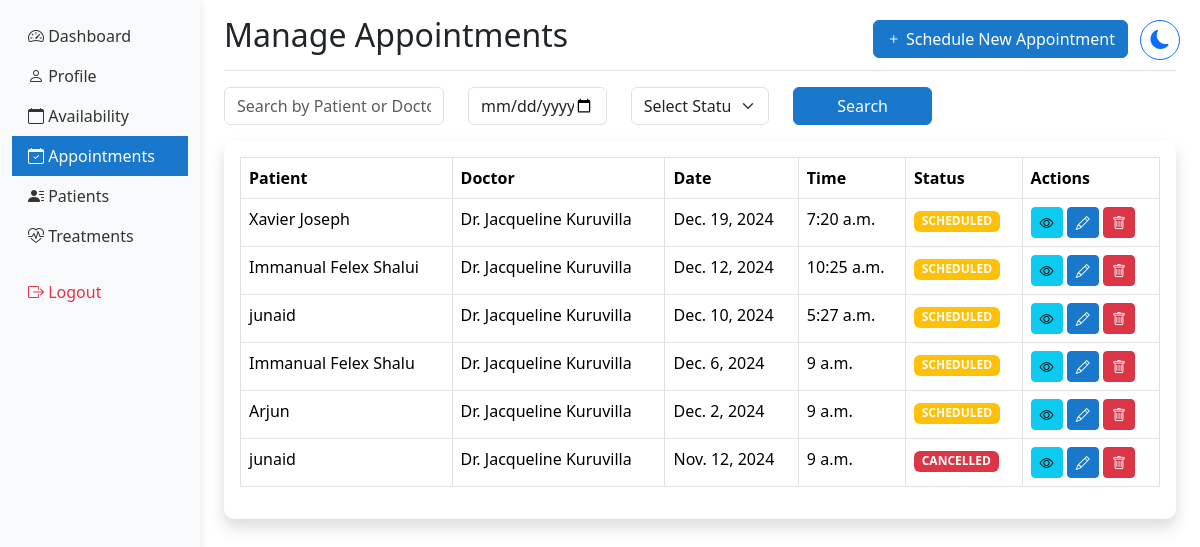
Page /appointments/ (signed in) on the earlier database version.
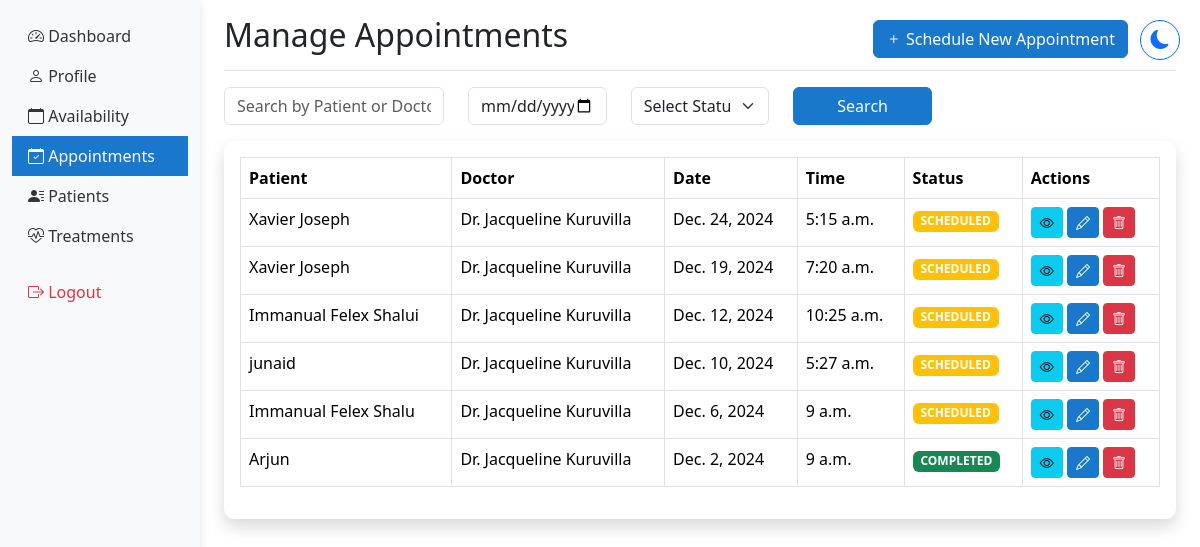
Same page on the later database version.
### hmsapp/models.py (models this page shows, shortened)
class Appointment(models.Model):
    APPOINTMENT_STATUS = [
        ('SCHEDULED', 'Scheduled'),
        ('COMPLETED', 'Completed'),
        ('CANCELLED', 'Cancelled'),
        ('NO_SHOW', 'No Show'),
    ]
    appointment_id = models.CharField(max_length=10, unique=True, null=True, blank=True, default=None)
    patient = models.ForeignKey(Patient, on_delete=models.CASCADE)
    doctor = models.ForeignKey(DoctorProfile, on_delete=models.CASCADE)
    appointment_date = models.DateField()
    appointment_time = models.TimeField()
    status = models.CharField(max_length=20, choices=APPOINTMENT_STATUS, default='SCHEDULED')
    notes = models.TextField(blank=True)
    phone_number = models.CharField(max_length=15, validators=[phone_regex], null=True, blank=True)
    medical_records = models.FileField(upload_to='medical_records/', null=True, blank=True)
    google_calendar_event_id = models.CharField(max_length=100, blank=True, null=True)
    created_at = models.DateTimeField(auto_now_add=True)
    updated_at = models.DateTimeField(auto_now=True)
    class Meta:
        ordering = ['-appointment_date', '-appointment_time']

class Patient(models.Model):
    BLOOD_GROUPS = [
        ('A+', 'A+'), ('A-', 'A-'),
        ('B+', 'B+'), ('B-', 'B-'),
        ('O+', 'O+'), ('O-', 'O-'),
        ('AB+', 'AB+'), ('AB-', 'AB-'),
    ]
    GENDER_CHOICES = [
        ('MALE', 'Male'),
        ('FEMALE', 'Female'),
        ('OTHER', 'Other'),
    ]
    user = models.OneToOneField(User, on_delete=models.CASCADE)  # Changed to OneToOneField
    patient_name = models.CharField(max_length=100)  # Removed blank=True
    date_of_birth = models.DateField()
    blood_group = models.CharField(max_length=5, choices=BLOOD_GROUPS)  # Added choices
    gender = models.CharField(max_length=10, choices=GENDER_CHOICES)  # Added choices
    nationality = models.CharField(max_length=50)
    referred_by = models.CharField(max_length=100, blank=True)
    phone_number = models.CharField(max_length=15, validators=[phone_regex])
    address = models.TextField(blank=True)
    emergency_contact_name = models.CharField(max_length=100)
    emergency_contact_phone = models.CharField(max_length=15, validators=[phone_regex])
    medical_history = models.TextField(blank=True)
    drug_allergies = models.TextField(blank=True)
    food_allergies = models.TextField(blank=True)
    created_at = models.DateTimeField(auto_now_add=True)
    updated_at = models.DateTimeField(auto_now=True)
    patient_id = models.CharField(max_length=9, unique=True, blank=True)
    profile_picture = models.ImageField(
        upload_to='patients/profile_pics/',
        null=True,
        blank=True,
        validators=[FileExtensionValidator(['jpg', 'jpeg', 'png'])]
    )
    age = models.IntegerField(null=True, blank=True)

class DoctorProfile(models.Model):
    user = models.OneToOneField(User, on_delete=models.CASCADE)
    specialty = models.ForeignKey('Specialty', on_delete=models.SET_NULL, null=True)
    license_number = models.CharField(max_length=50, unique=True)
    phone_number = models.CharField(max_length=15, validators=[phone_regex])
    address = models.TextField(blank=True)
    doctor_id = models.CharField(max_length=6, unique=True, blank=True)
    profile_picture = models.ImageField(
        upload_to='doctors/profile_pics/',
        null=True,
        blank=True,
        validators=[FileExtensionValidator(['jpg', 'jpeg', 'png'])]
    )
    google_calendar_enabled = models.BooleanField(default=False)
    google_calendar_credentials = models.JSONField(null=True, blank=True)
    created_at = models.DateTimeField(auto_now_add=True)
    updated_at = models.DateTimeField(auto_now=True)

### hmsapp/views.py (the view, shortened to what this page needs)
# urls.py: path('appointments/', views.manage_appointments, name='manage_appointments'),
@login_required
@user_passes_test(lambda u: u.groups.filter(name__in=['Staff', 'Administrators', 'Doctors']).exists())
def manage_appointments(request):
    search = request.GET.get('search', '')
    date_filter = request.GET.get('date', '')
    status_filter = request.GET.get('status', '')
    appointments = Appointment.objects.all()
    if search:
        appointments = appointments.filter(
            Q(patient__patient_name__icontains=search) |
            Q(doctor__user__first_name__icontains=search) |
            Q(doctor__user__last_name__icontains=search)
        )
    if date_filter:
        appointments = appointments.filter(appointment_date=date_filter)
    if status_filter:
        appointments = appointments.filter(status=status_filter)
    context = {
        'appointments': appointments.order_by('-appointment_date', '-appointment_time'),
        'doctors': DoctorProfile.objects.all(),
        'patients': Patient.objects.all(),
        'today': date.today(),
        'gender_choices': Patient.GENDER_CHOICES,
        'min_date': date(1900, 1, 1).isoformat(),
        'max_date': date.today().isoformat(),
    }
    return render(request, 'shared/manage_appointments.html', context)

### hmsapp/context_processors.py (called while the page is built)
def base_template(request):
    if request.user.is_authenticated:
        if request.user.groups.filter(name='Doctors').exists():
            base_template = 'doctor/base_doctor.html'
        elif request.user.groups.filter(name='Administrators').exists():
            base_template = 'hosp_admin/base_admin.html'
        else:
            base_template = 'staff/base_staff.html'
    else:
        base_template = 'staff/base_staff.html'
    return {'base_template': base_template}

### hmsapp/templates/shared/manage_appointments.html (shortened to what this page needs)
{% extends base_template %}
{% load static %}
{% block content %}
<div class="d-flex justify-content-between flex-wrap flex-md-nowrap align-items-center pt-3 pb-2 mb-3 border-bottom">
    <h1 class="h2">Manage Appointments</h1>
    <div class="btn-toolbar mb-2 mb-md-0 me-5">
        <button type="button" class="btn btn-primary" data-bs-toggle="modal" data-bs-target="#addAppointmentModal">
            <i class="bi bi-plus"></i> Schedule New Appointment
        </button>
    </div>
</div>
<div class="mb-3">
    <form id="searchForm" method="GET" action="{% url 'manage_appointments' %}">
        <div class="row">
            <div class="col-md-3">
                <input type="text" class="form-control" name="search" placeholder="Search by Patient or Doctor" value="{{ request.GET.search }}">
            </div>
            <div class="col-md-2">
                <input type="date" class="form-control" name="date" value="{{ request.GET.date }}">
            </div>
            <div class="col-md-2">
                <select class="form-select" name="status">
                    <option value="">Select Status</option>
                </select>
            </div>
            <div class="col-md-2">
                <button type="submit" class="btn btn-primary w-100">Search</button>
            </div>
        </div>
    </form>
</div>
<div class="card shadow mb-4">
    <div class="card-body">
        <div class="table-responsive">
            <table class="table table-bordered" id="appointmentsTable" width="100%" cellspacing="0">
                <thead>
                    <tr>
                        <th>Patient</th>
                        <th>Doctor</th>
                        <th>Date</th>
                        <th>Time</th>
                        <th>Status</th>
                        <th>Actions</th>
                    </tr>
                </thead>
                <tbody>
                    {% for appointment in appointments %}
                    <tr>
                        <td>{{ appointment.patient.patient_name }}</td>
                        <td>Dr. {{ appointment.doctor.user.get_full_name }}</td>
                        <td>{{ appointment.appointment_date }}</td>
                        <td>{{ appointment.appointment_time }}</td>
                        <td>
                            <span class="badge {% if appointment.status == 'SCHEDULED' %}bg-warning
                                           {% elif appointment.status == 'COMPLETED' %}bg-success
                                           {% elif appointment.status == 'CANCELLED' %}bg-danger
                                           {% else %}bg-secondary{% endif %}">
                                {{ appointment.status }}
                            </span>
                        </td>
                        <td>
                            <button class="btn btn-sm btn-info" onclick="viewAppointment('{{ appointment.id }}')">
                                <i class="bi bi-eye"></i>
                            </button>
                            <button class="btn btn-sm btn-primary" onclick="editAppointment('{{ appointment.id }}')">
                                <i class="bi bi-pencil"></i>
                            </button>
                            <button type="button" class="btn btn-sm btn-danger" data-bs-toggle="modal" data-bs-target="#deleteAppointment{{ appointment.id }}">
                                <i class="bi bi-trash"></i>
                            </button>
                        </td>
                    </tr>
                    {% endfor %}
                </tbody>
            </table>
        </div>
    </div>
</div>
{% endblock %}

Differences in the rows shown:
changed Appointment: patient.patient_name "junaid" → "Xavier Joseph"; appointment_date "Nov. 12, 2024" → "Dec. 24, 2024"; appointment_time "9 a.m." → "5:15 a.m."; status "CANCELLED" → "SCHEDULED"; moves up the list
changed Appointment "Arjun": status "SCHEDULED" → "COMPLETED"
